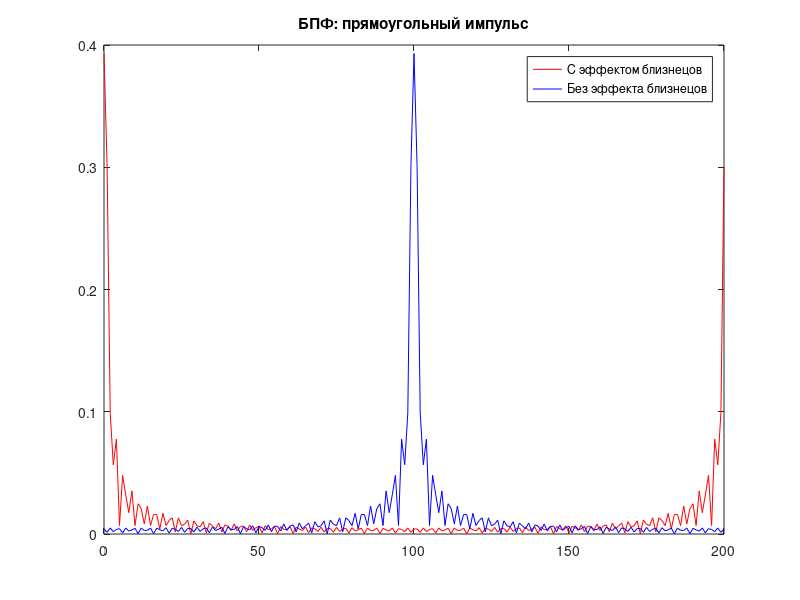
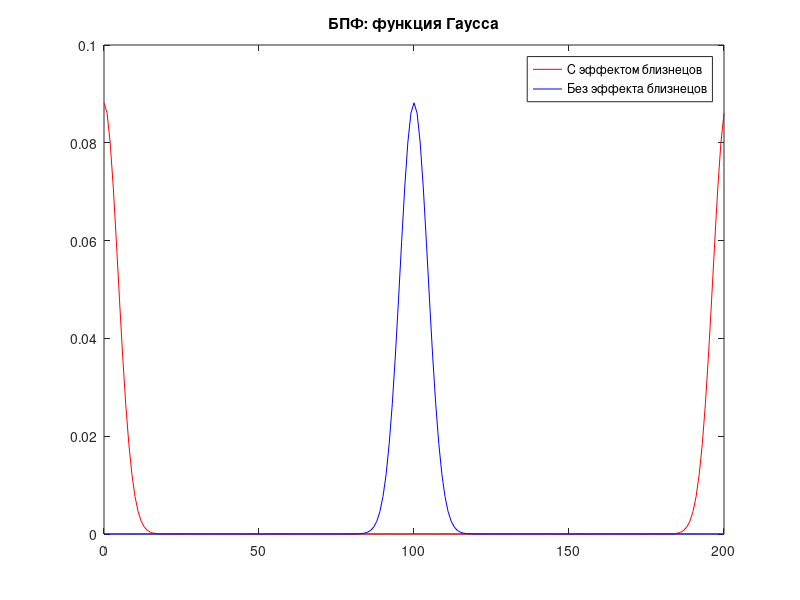
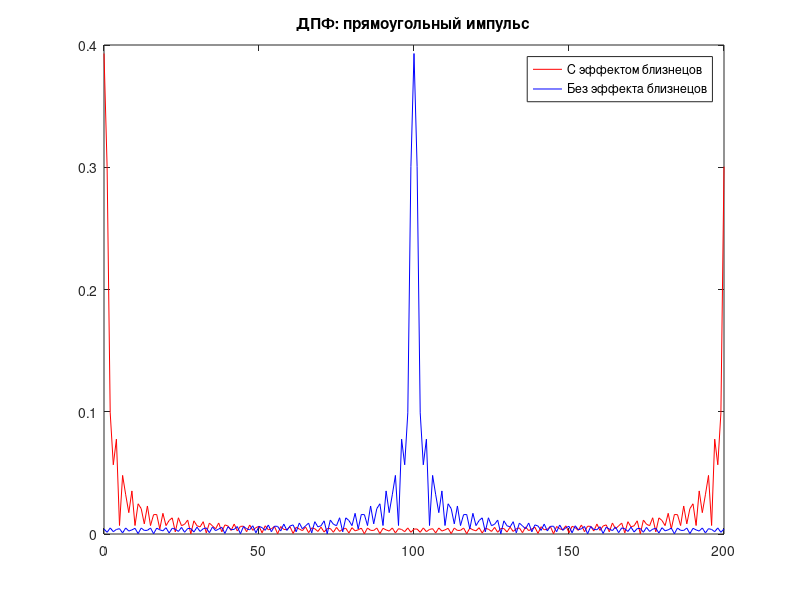
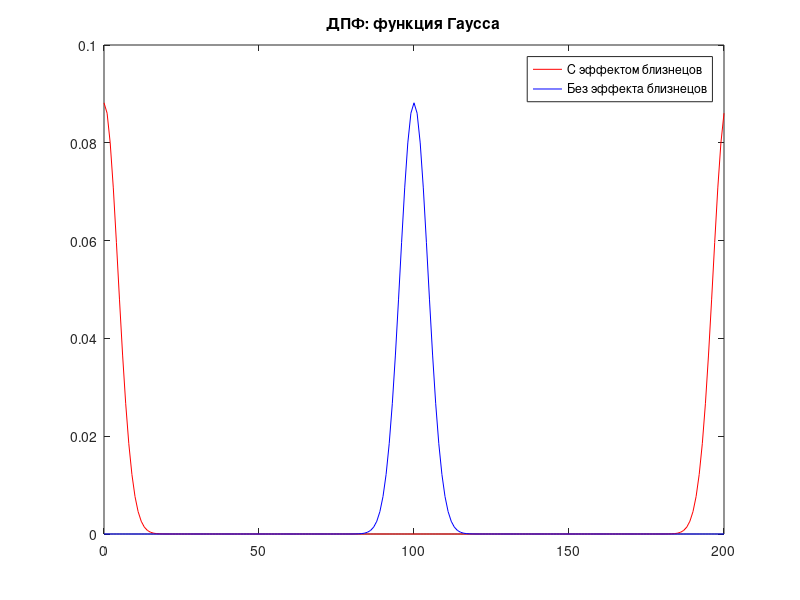

The MATLAB source for these figures, in order:
function lab_02()
    T = 2.0;
    A = 1.0;
    sigma = 0.5;

    % Границы расчета
    borders = 5;
    t = -borders:0.05:borders;

    % Расчет импульсных функций
    x1 = zeros(size(t));
    x1(abs(t) - T < 0) = 1;
    x2 = A * exp(-(t/sigma).^2);

    % Быстрое преобразование Фурье
    yx1 = fft(x1);
    yx2 = fft(x2);

    yg1 = fftshift(yx1);
    yg2 = fftshift(yx2);

    % Дискретное преобразование Фурье
    zx1 = dft(x1);
    zx2 = dft(x2);

    zg1 = fftshift(zx1);
    zg2 = fftshift(zx2);

    M = 0:length(t)-1;

    figure(1);
    plot(M, abs(yx1) / length(M), 'r', M, abs(yg1) / length(M), 'b');
    title('БПФ: прямоугольный импульс');
    legend('С эффектом близнецов', 'Без эффекта близнецов');

    figure(2);
    plot(M, abs(yx2) / length(M), 'r', M, abs(yg2) / length(M), 'b');
    title('БПФ: функция Гаусса');
    legend('С эффектом близнецов', 'Без эффекта близнецов');

    figure(3);
    plot(M, abs(zx1) / length(M), 'r', M, abs(zg1) / length(M), 'b');
    title('ДПФ: прямоугольный импульс');
    legend('С эффектом близнецов', 'Без эффекта близнецов');

    figure(4);
    plot(M, abs(zx2)/length(M), 'r', M, abs(zg2) / length(M), 'b');
    title('ДПФ: функция Гаусса');
    legend('С эффектом близнецов', 'Без эффекта близнецов');
end

% Дискретное преобразование Фурье
function y = dft(x)
    a = 0:length(x) - 1;
    b = -2 * pi * sqrt(-1) * a / length(x);
    for i = 1:length(a)
        a(i) = 0;
        for j = 1:length(x)
            a(i) = a(i) + x(j) * exp(b(i) * j);
        end
    end
    y = a;
end